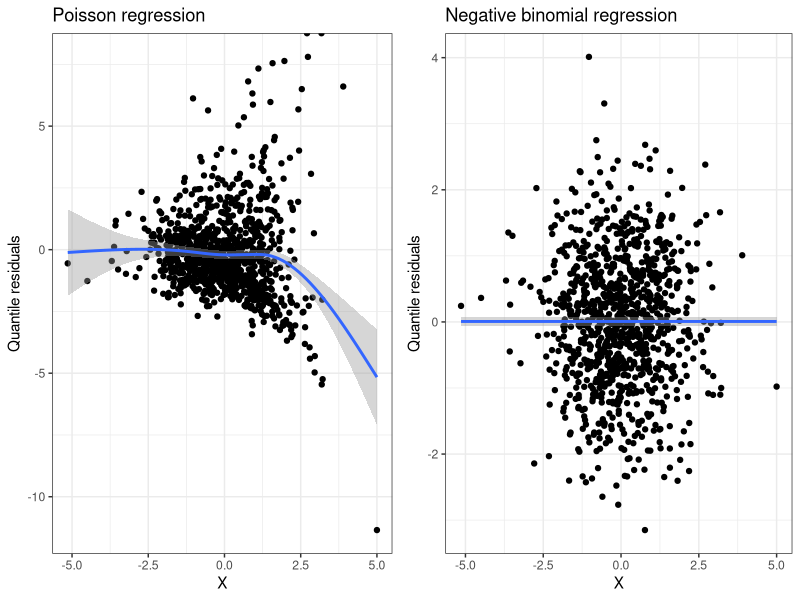
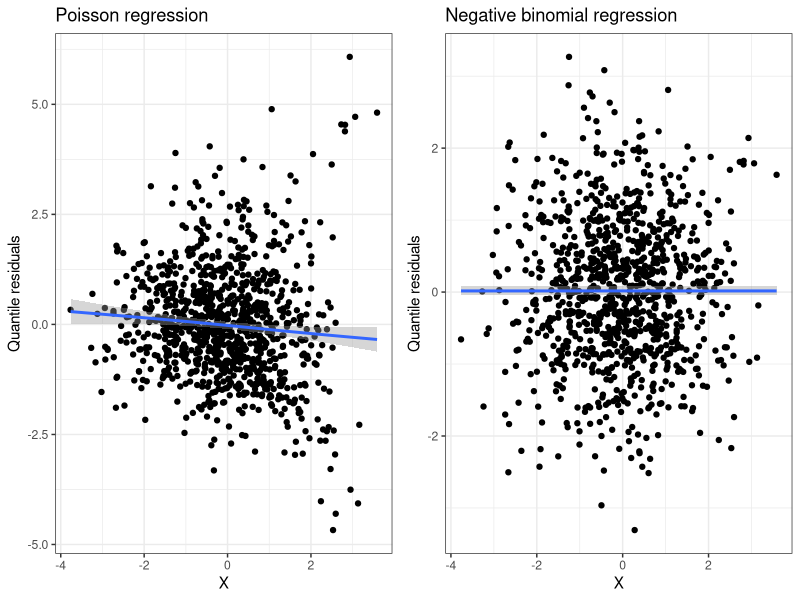
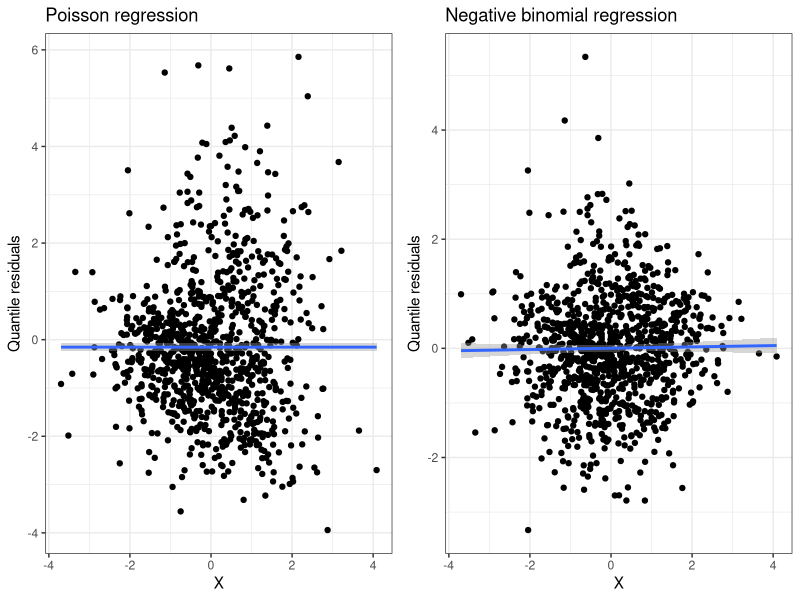

Recreate these plots in R, in order.
## ---- chunk 1
library(knitr)
library(tidyverse)
library(MASS)
library(foreign)
library(statmod)
library(gridExtra)

hook_output <- knit_hooks$get("output")
knit_hooks$set(output = function(x, options) {
   lines <- options$output.lines
   if (is.null(lines)) {
     return(hook_output(x, options))  # pass to default hook
   }
   x <- unlist(strsplit(x, "\n"))
   more <- "..."
   if (length(lines)==1) {        # first n lines
     if (length(x) > lines) {
       # truncate the output, but add ....
       x <- c(head(x, lines), more)
     }
   } else {
     x <- c(more, x[lines], more)
   }
   # paste these lines together
   x <- paste(c(x, ""), collapse = "\n")
   hook_output(x, options)
 })
## ---- chunk 2
library(statmod)
library(MASS)
library(tidyverse)
library(gridExtra)

theta <- 0.5
x <- rnorm(1000, mean=0, sd=1.2)
y <- rnbinom(1000, size=theta, mu=exp(x))

m1 <- glm(y ~ x, family = poisson)
m2 <- glm.nb(y ~ x)

p1 <- data.frame(x = x, resids = qresid(m1)) %>%
  ggplot(aes(x = x, y = resids)) +
  geom_point() +
  geom_smooth() +
  labs(x = "X", y = "Quantile residuals",
       title = "Poisson regression") +
  theme_bw()

p2 <- data.frame(x = x, resids = qresid(m2)) %>%
  ggplot(aes(x = x, y = resids)) +
  geom_point() +
  geom_smooth() +
  labs(x = "X", y = "Quantile residuals",
       title = "Negative binomial regression") +
  theme_bw()

grid.arrange(p1, p2, ncol=2)
## ---- chunk 3
n <- 1000
nsim <- 500
theta <- 0.5
contains_beta_poisson <- rep(0, nsim)
for(i in 1:nsim){
  x <- rnorm(n, sd = 1.2)
  y <- rnbinom(n, size=theta, mu=exp(x))
  
  m1 <- glm(y ~ x, family = poisson)
  
  upper <- summary(m1)$coefficients[2,1] + 
    1.96*summary(m1)$coefficients[2,2]
  lower <- summary(m1)$coefficients[2,1] - 
    1.96*summary(m1)$coefficients[2,2]
  
  contains_beta_poisson[i] <- upper > 1 && lower < 1
}
mean(contains_beta_poisson)
## ---- chunk 4
contains_beta_quasipoisson <- rep(0, nsim)
for(i in 1:nsim){
  x <- rnorm(n, sd = 1.2)
  y <- rnbinom(n, size=theta, mu=exp(x))
  
  m2 <- glm(y ~ x, family = quasipoisson)
  
  upper <- summary(m2)$coefficients[2,1] + 
    qt(0.025, n-2, lower.tail=F)*summary(m2)$coefficients[2,2]
  lower <- summary(m2)$coefficients[2,1] - 
    qt(0.025, n-2, lower.tail=F)*summary(m2)$coefficients[2,2]
  
  contains_beta_quasipoisson[i] <- upper > 1 && lower < 1
}
mean(contains_beta_quasipoisson)
## ---- chunk 5
contains_beta_nb <- rep(0, nsim)
for(i in 1:nsim){
  x <- rnorm(n, sd = 1.2)
  y <- rnbinom(n, size=theta, mu=exp(x))
  
  m3 <- glm.nb(y ~ x)
  
  upper <- summary(m3)$coefficients[2,1] + 
    1.96*summary(m3)$coefficients[2,2]
  lower <- summary(m3)$coefficients[2,1] - 
    1.96*summary(m3)$coefficients[2,2]
  
  contains_beta_nb[i] <- upper > 1 && lower < 1
}
mean(contains_beta_nb)
## ---- chunk 6

theta <- 2
x <- rnorm(1000, mean=0, sd=1.2)
y <- rnbinom(1000, size=theta, mu=exp(x))

m1 <- glm(y ~ x, family = poisson)
m2 <- glm.nb(y ~ x)

p1 <- data.frame(x = x, resids = qresid(m1)) %>%
  ggplot(aes(x = x, y = resids)) +
  geom_point() +
  geom_smooth() +
  labs(x = "X", y = "Quantile residuals",
       title = "Poisson regression") +
  theme_bw()

p2 <- data.frame(x = x, resids = qresid(m2)) %>%
  ggplot(aes(x = x, y = resids)) +
  geom_point() +
  geom_smooth() +
  labs(x = "X", y = "Quantile residuals",
       title = "Negative binomial regression") +
  theme_bw()

grid.arrange(p1, p2, ncol=2)
## ---- chunk 7
n <- 1000
nsim <- 500
theta <- 2
contains_beta_poisson <- rep(0, nsim)
for(i in 1:nsim){
  x <- rnorm(n, sd = 1.2)
  y <- rnbinom(n, size=theta, mu=exp(x))
  
  m1 <- glm(y ~ x, family = poisson)
  
  upper <- summary(m1)$coefficients[2,1] + 
    1.96*summary(m1)$coefficients[2,2]
  lower <- summary(m1)$coefficients[2,1] - 
    1.96*summary(m1)$coefficients[2,2]
  
  contains_beta_poisson[i] <- upper > 1 && lower < 1
}
mean(contains_beta_poisson)
## ---- chunk 8
contains_beta_quasipoisson <- rep(0, nsim)
for(i in 1:nsim){
  x <- rnorm(n, sd = 1.2)
  y <- rnbinom(n, size=theta, mu=exp(x))
  
  m2 <- glm(y ~ x, family = quasipoisson)
  
  upper <- summary(m2)$coefficients[2,1] + 
    qt(0.025, n-2, lower.tail=F)*summary(m2)$coefficients[2,2]
  lower <- summary(m2)$coefficients[2,1] - 
    qt(0.025, n-2, lower.tail=F)*summary(m2)$coefficients[2,2]
  
  contains_beta_quasipoisson[i] <- upper > 1 && lower < 1
}
mean(contains_beta_quasipoisson)
## ---- chunk 9
contains_beta_nb <- rep(0, nsim)
for(i in 1:nsim){
  x <- rnorm(n, sd = 1.2)
  y <- rnbinom(n, size=theta, mu=exp(x))
  
  m3 <- glm.nb(y ~ x)
  
  upper <- summary(m3)$coefficients[2,1] + 
    1.96*summary(m3)$coefficients[2,2]
  lower <- summary(m3)$coefficients[2,1] - 
    1.96*summary(m3)$coefficients[2,2]
  
  contains_beta_nb[i] <- upper > 1 && lower < 1
}
mean(contains_beta_nb)
## ---- chunk 10
rqpois <- function(n, mean, dispersion){
  return(rnbinom(n, mu = mean, size = mean/(dispersion - 1)))
}

x <- rnorm(1000, mean=0, sd=1.2)
y <- rqpois(1000, mean = exp(x), dispersion = 3)

m1 <- glm(y ~ x, family = poisson)
m2 <- glm.nb(y ~ x)

p1 <- data.frame(x = x, resids = qresid(m1)) %>%
  ggplot(aes(x = x, y = resids)) +
  geom_point() +
  geom_smooth() +
  labs(x = "X", y = "Quantile residuals",
       title = "Poisson regression") +
  theme_bw()

p2 <- data.frame(x = x, resids = qresid(m2)) %>%
  ggplot(aes(x = x, y = resids)) +
  geom_point() +
  geom_smooth() +
  labs(x = "X", y = "Quantile residuals",
       title = "Negative binomial regression") +
  theme_bw()

grid.arrange(p1, p2, ncol=2)
## ---- chunk 11
n <- 1000
nsim <- 500
phi <- 3
contains_beta_poisson <- rep(0, nsim)
for(i in 1:nsim){
  x <- rnorm(n, sd = 1.2)
  y <- rqpois(n, mean = exp(x), dispersion = phi)
  
  m1 <- glm(y ~ x, family = poisson)
  
  upper <- summary(m1)$coefficients[2,1] + 
    1.96*summary(m1)$coefficients[2,2]
  lower <- summary(m1)$coefficients[2,1] - 
    1.96*summary(m1)$coefficients[2,2]
  
  contains_beta_poisson[i] <- upper > 1 && lower < 1
}
mean(contains_beta_poisson)
## ---- chunk 12
contains_beta_quasipoisson <- rep(0, nsim)
for(i in 1:nsim){
  x <- rnorm(n, sd = 1.2)
  y <- y <- rqpois(n, mean = exp(x), dispersion = phi)
  
  m2 <- glm(y ~ x, family = quasipoisson)
  
  upper <- summary(m2)$coefficients[2,1] + 
    qt(0.025, n-2, lower.tail=F)*summary(m2)$coefficients[2,2]
  lower <- summary(m2)$coefficients[2,1] - 
    qt(0.025, n-2, lower.tail=F)*summary(m2)$coefficients[2,2]
  
  contains_beta_quasipoisson[i] <- upper > 1 && lower < 1
}
mean(contains_beta_quasipoisson)
## ---- chunk 13
contains_beta_nb <- rep(0, nsim)
for(i in 1:nsim){
  x <- rnorm(n, sd = 1.2)
  y <- y <- rqpois(n, mean = exp(x), dispersion = phi)
  
  m3 <- glm.nb(y ~ x)
  
  upper <- summary(m3)$coefficients[2,1] + 
    1.96*summary(m3)$coefficients[2,2]
  lower <- summary(m3)$coefficients[2,1] - 
    1.96*summary(m3)$coefficients[2,2]
  
  contains_beta_nb[i] <- upper > 1 && lower < 1
}
mean(contains_beta_nb)
